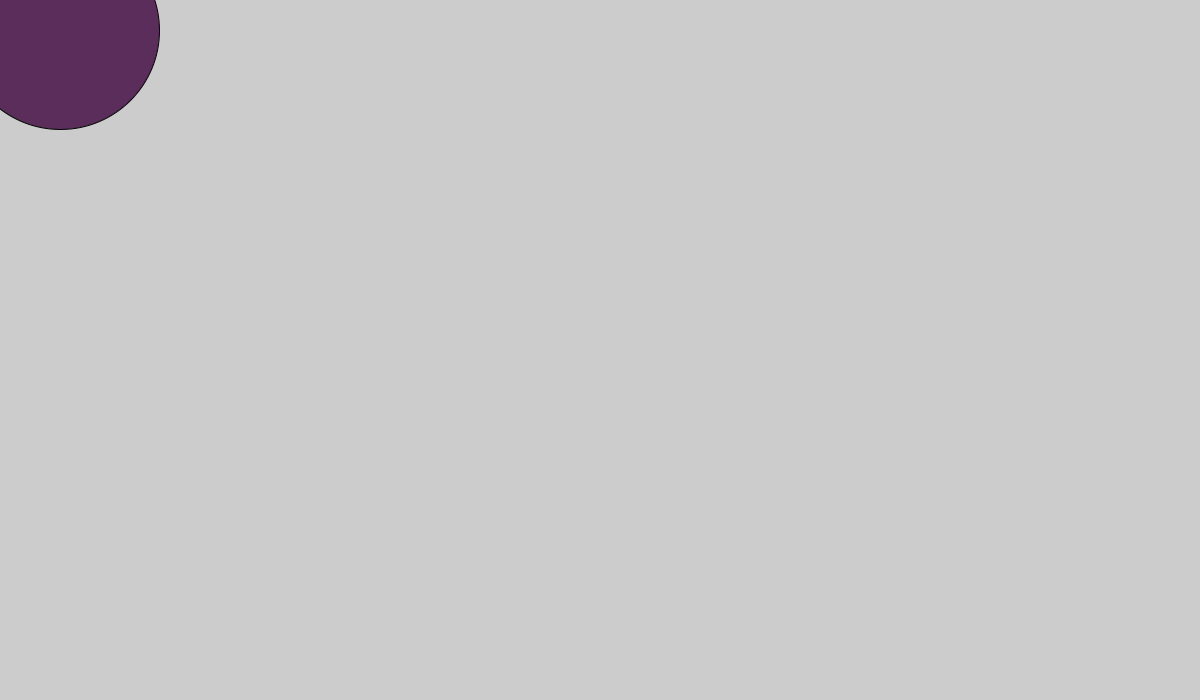
Frame 1 (no input)
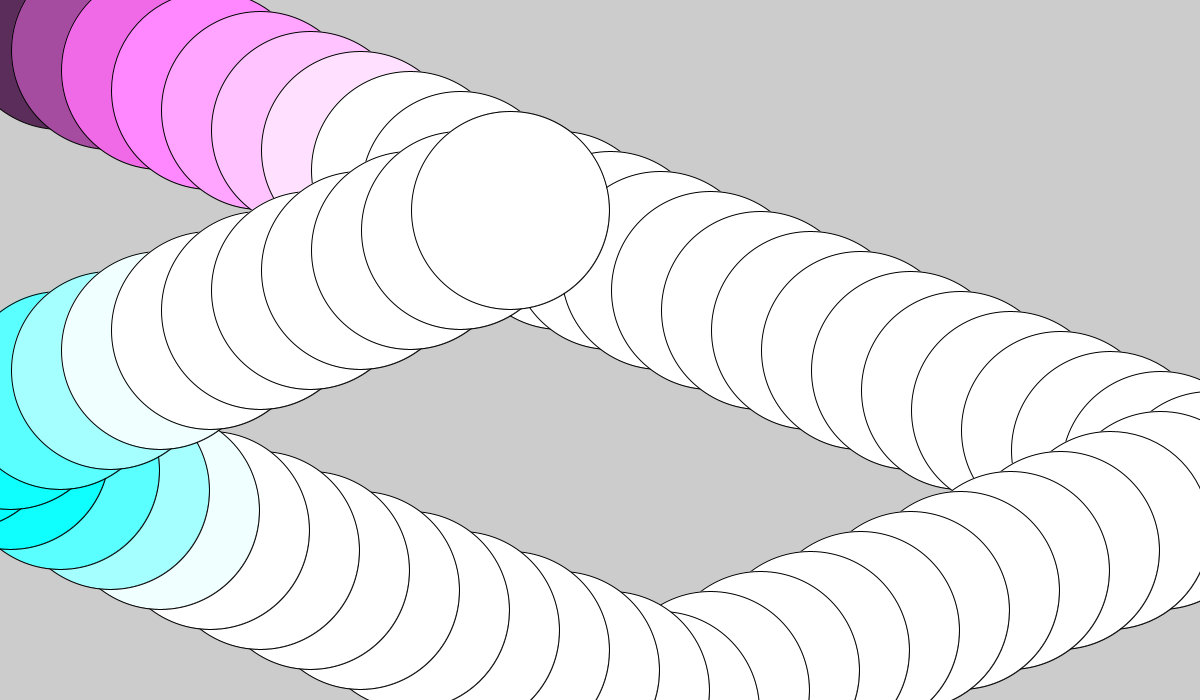
Frame 60 (the mouse pressed at the canvas centre just before this capture)
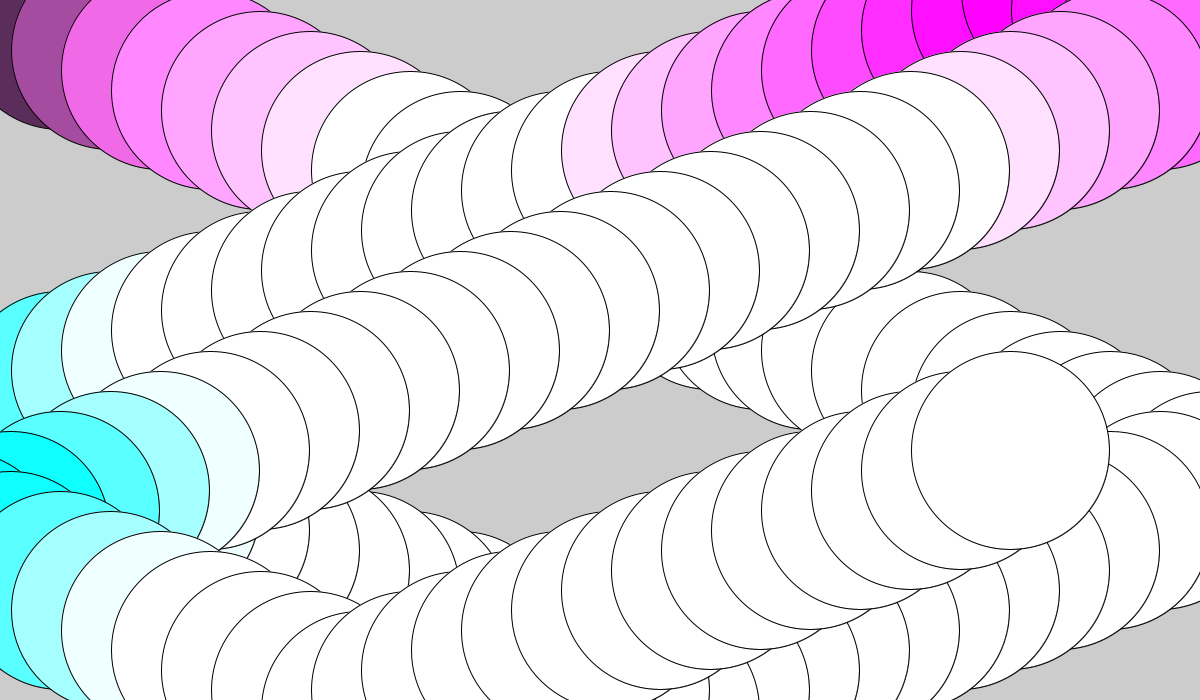
Frame 120 (the mouse held since frame 60 and released just before this capture)

The Processing sketch that drew these frames (run headless with seeded random() and noise(); from frame 60 on, the mouse is pressed at the canvas centre):

// Processing sketch: processing_172360
// ── processing_172360.pde

float ballX = 10;
float ballY = 10;
float dX = 50;
float dY = 20;
int [] sea = new int[100];
void setup(){
  size(1200,700);
}
void draw(){
  ballX = ballX + dX;
  ballY = ballY + dY;
  for (int i = 0; i < 100; i++){
    sea[i] = i*2;
    fill(ballX*1.5,ballY*1.5,ballX+ballY);
    ellipse(ballX, ballY,sea[i],sea[i]);
  }
    if (ballX > 1200) {
    dX = -dX;
  }
  if (ballX < 0){
    dX = -dX;}
     if (ballY > 700){
    dY = -dY;
  }
  if (ballY < 0){
    dY = -dY;}
}
